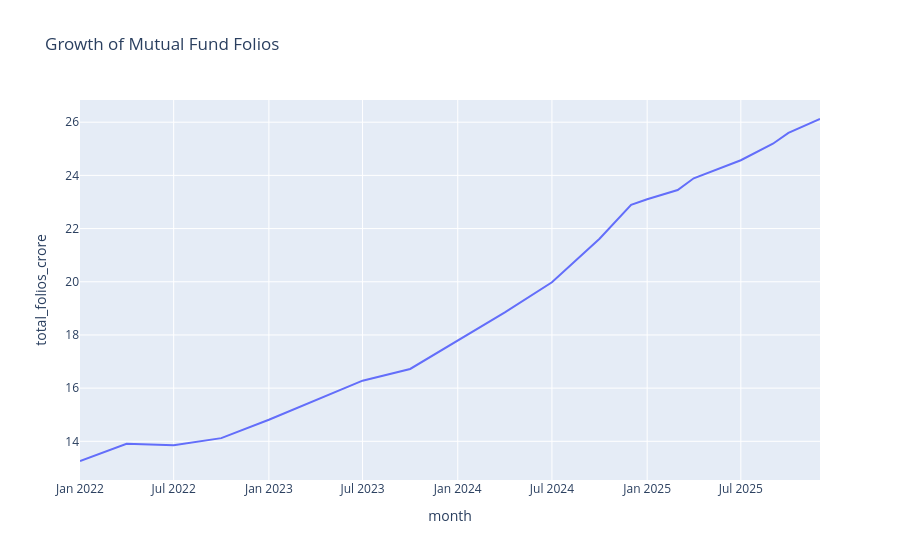

Notebook code for this chart:
### Code cell
folio['month'] = pd.to_datetime(folio['month'])

fig = px.line(
    folio,
    x='month',
    y='total_folios_crore',
    title='Growth of Mutual Fund Folios'
)

fig.show()

### Figure 1 — Plotly figure (JSON) as saved in the notebook; plotly's stock layout.template omitted (floating-point values rounded to 4 significant figures)
{"data": [{"hovertemplate": "month=%{x}<br>total_folios_crore=%{y}<extra></extra>", "legendgroup": "", "line": {"color": "#636efa", "dash": "solid"}, "marker": {"symbol": "circle"}, "mode": "lines", "name": "", "orientation": "v", "showlegend": false, "type": "scatter", "x": ["2022-01-01T00:00:00", "2022-04-01T00:00:00", "2022-07-01T00:00:00", "2022-10-01T00:00:00", "2023-01-01T00:00:00", "2023-04-01T00:00:00", "2023-07-01T00:00:00", "2023-10-01T00:00:00", "2024-01-01T00:00:00", "2024-04-01T00:00:00", "2024-07-01T00:00:00", "2024-10-01T00:00:00", "2024-12-01T00:00:00", "2025-01-01T00:00:00", "2025-03-01T00:00:00", "2025-04-01T00:00:00", "2025-07-01T00:00:00", "2025-08-01T00:00:00", "2025-09-01T00:00:00", "2025-10-01T00:00:00", "2025-12-01T00:00:00"], "xaxis": "x", "y": [13.26, 13.91, 13.85, 14.12, 14.81, 15.54, 16.28, 16.72, 17.78, 18.85, 19.98, 21.62, 22.89, 23.1, 23.45, 23.89, 24.57, 24.89, 25.19, 25.6, 26.12], "yaxis": "y"}], "layout": {"legend": {"tracegroupgap": 0}, "title": {"text": "Growth of Mutual Fund Folios"}, "xaxis": {"anchor": "y", "domain": [0, 1], "title": {"text": "month"}}, "yaxis": {"anchor": "x", "domain": [0, 1], "title": {"text": "total_folios_crore"}}}}
